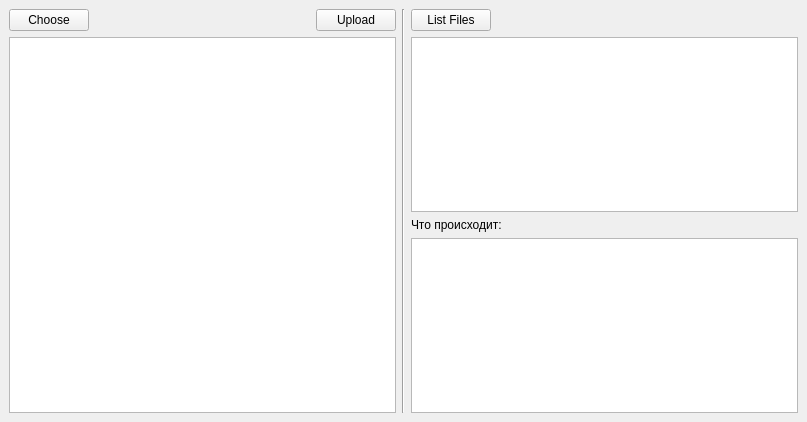
<?xml version="1.0" encoding="UTF-8"?>
<ui version="4.0">
 <class>TestWidget</class>
 <widget class="QWidget" name="TestWidget">
  <property name="geometry">
   <rect>
    <x>0</x>
    <y>0</y>
    <width>807</width>
    <height>422</height>
   </rect>
  </property>
  <property name="windowTitle">
   <string>TestWidget</string>
  </property>
  <layout class="QHBoxLayout" name="horizontalLayout_3">
   <property name="spacing">
    <number>2</number>
   </property>
   <property name="leftMargin">
    <number>0</number>
   </property>
   <property name="topMargin">
    <number>0</number>
   </property>
   <property name="rightMargin">
    <number>0</number>
   </property>
   <property name="bottomMargin">
    <number>0</number>
   </property>
   <item>
    <widget class="QStackedWidget" name="stackedWidget">
     <property name="currentIndex">
      <number>0</number>
     </property>
     <widget class="QWidget" name="page">
      <layout class="QHBoxLayout" name="horizontalLayout_4">
       <item>
        <layout class="QVBoxLayout" name="verticalLayout">
         <item>
          <layout class="QHBoxLayout" name="horizontalLayout">
           <item>
            <widget class="QPushButton" name="choosePushButton">
             <property name="text">
              <string>Choose</string>
             </property>
            </widget>
           </item>
           <item>
            <spacer name="horizontalSpacer">
             <property name="orientation">
              <enum>Qt::Horizontal</enum>
             </property>
             <property name="sizeHint" stdset="0">
              <size>
               <width>40</width>
               <height>20</height>
              </size>
             </property>
            </spacer>
           </item>
           <item>
            <widget class="QPushButton" name="uploadPushButton">
             <property name="text">
              <string>Upload</string>
             </property>
            </widget>
           </item>
          </layout>
         </item>
         <item>
          <widget class="QListWidget" name="filesListWidget"/>
         </item>
        </layout>
       </item>
       <item>
        <widget class="Line" name="line">
         <property name="orientation">
          <enum>Qt::Vertical</enum>
         </property>
        </widget>
       </item>
       <item>
        <layout class="QVBoxLayout" name="verticalLayout_2">
         <item>
          <layout class="QHBoxLayout" name="horizontalLayout_2">
           <item>
            <widget class="QPushButton" name="listFilesPushButton">
             <property name="text">
              <string>List Files</string>
             </property>
            </widget>
           </item>
           <item>
            <spacer name="horizontalSpacer_2">
             <property name="orientation">
              <enum>Qt::Horizontal</enum>
             </property>
             <property name="sizeHint" stdset="0">
              <size>
               <width>40</width>
               <height>20</height>
              </size>
             </property>
            </spacer>
           </item>
          </layout>
         </item>
         <item>
          <widget class="QListWidget" name="driveFilesListWidget"/>
         </item>
         <item>
          <widget class="QLabel" name="label">
           <property name="text">
            <string>Что происходит:</string>
           </property>
          </widget>
         </item>
         <item>
          <widget class="QTextEdit" name="logTextEdit"/>
         </item>
        </layout>
       </item>
      </layout>
     </widget>
     <widget class="QWidget" name="page_2">
      <layout class="QVBoxLayout" name="verticalLayout_3">
       <item>
        <widget class="QLabel" name="label_2">
         <property name="text">
          <string>&lt;html&gt;&lt;head/&gt;&lt;body&gt;&lt;p align=&quot;center&quot;&gt;&lt;span style=&quot; font-size:24pt;&quot;&gt;Нужно разрешить приложению доступ в браузере!&lt;/span&gt;&lt;/p&gt;&lt;p align=&quot;center&quot;&gt;&lt;span style=&quot; font-size:24pt;&quot;&gt;Придётся сбросить перед повторным запуском,&lt;/span&gt;&lt;/p&gt;&lt;p align=&quot;center&quot;&gt;&lt;span style=&quot; font-size:24pt;&quot;&gt;в задании было сказано с OAuth не возиться много&lt;/span&gt;&lt;/p&gt;&lt;/body&gt;&lt;/html&gt;</string>
         </property>
        </widget>
       </item>
      </layout>
     </widget>
    </widget>
   </item>
  </layout>
 </widget>
 <resources/>
 <connections/>
</ui>
